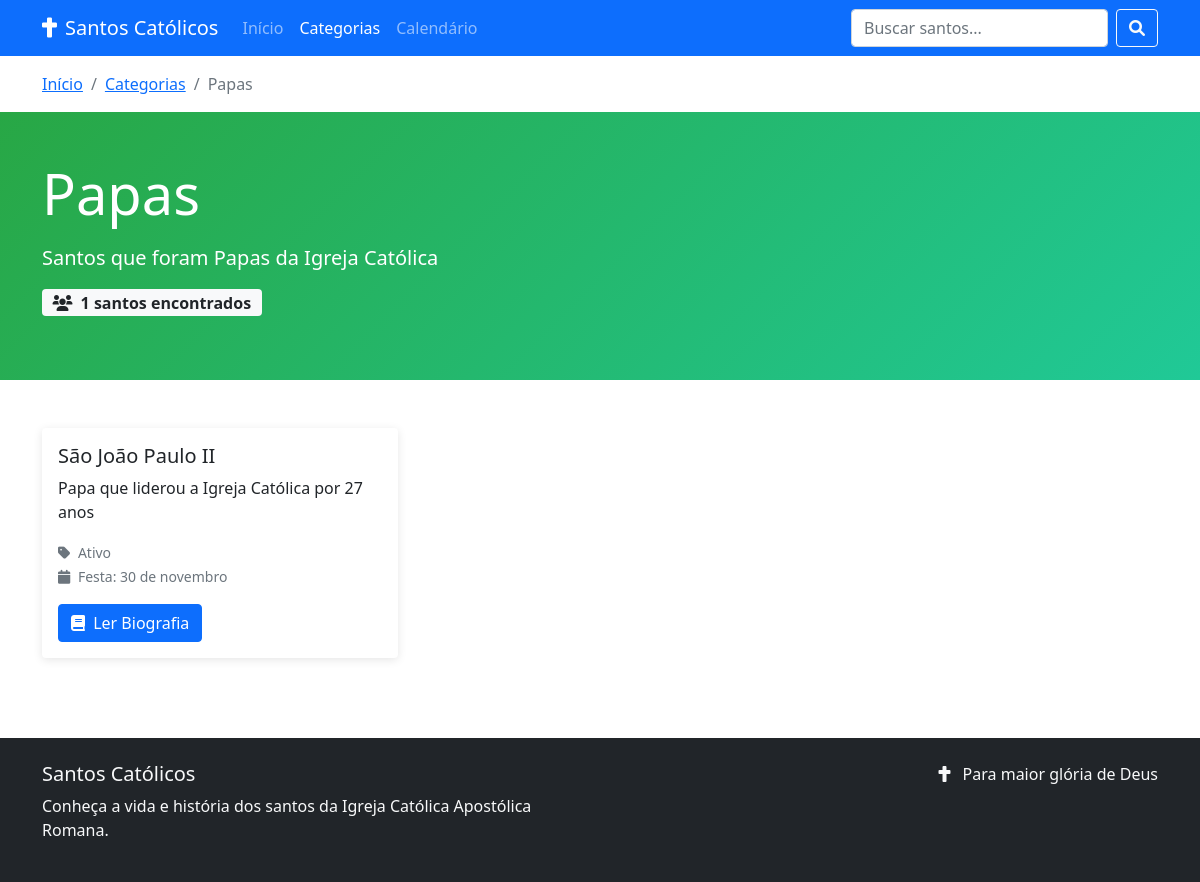
Screenshot of /categoria.php?slug=papas with the database file from the repository.
### tables this page shows
CREATE TABLE IF NOT EXISTS categorias (
    id INT AUTO_INCREMENT PRIMARY KEY,
    nome VARCHAR(255) NOT NULL,
    slug VARCHAR(255) NOT NULL UNIQUE,
    descricao TEXT,
    status ENUM('ativo', 'inativo') DEFAULT 'ativo',
    created_at TIMESTAMP DEFAULT CURRENT_TIMESTAMP,
    updated_at TIMESTAMP DEFAULT CURRENT_TIMESTAMP ON UPDATE CURRENT_TIMESTAMP
);

CREATE TABLE IF NOT EXISTS santos (
    id INT AUTO_INCREMENT PRIMARY KEY,
    nome VARCHAR(255) NOT NULL,
    nome_completo VARCHAR(255),
    slug VARCHAR(255) NOT NULL UNIQUE,
    resumo TEXT,
    biografia TEXT,
    data_nascimento DATE,
    local_nascimento VARCHAR(255),
    data_morte DATE,
    local_morte VARCHAR(255),
    data_canonizacao DATE,
    papa_canonizacao VARCHAR(255),
    data_festa DATE,
    padroeiro_de TEXT,
    simbolos TEXT,
    imagem VARCHAR(255),
    milagres TEXT,
    oracao TEXT,
    status ENUM('ativo', 'inativo') DEFAULT 'ativo',
    created_at TIMESTAMP DEFAULT CURRENT_TIMESTAMP,
    updated_at TIMESTAMP DEFAULT CURRENT_TIMESTAMP ON UPDATE CURRENT_TIMESTAMP
);

### classes/Categoria.php (called while the page is built, shortened)
<?php
class Categoria {
    private $conn;
    private $table_name = "categorias";
    public function __construct($db) {
        $this->conn = $db;
    }
    public function buscarPorSlug($slug) {
        try {
            $query = "SELECT * FROM " . $this->table_name . " WHERE slug = :slug AND status = 'ativo'";
            $stmt = $this->conn->prepare($query);
            $stmt->bindParam(':slug', $slug, PDO::PARAM_STR);
            $stmt->execute();
            return $stmt->fetch();
        } catch(PDOException $e) {
            error_log("Erro ao buscar categoria por slug: " . $e->getMessage());
            return false;
        }
    }
}
?>

### classes/Santo.php (called while the page is built, shortened)
<?php
class Santo {
    private $conn;
    private $table_name = "santos";
    public function contarSantosPorCategoria($categoria_slug) {
    try {
        $query = "SELECT COUNT(DISTINCT s.id) as total
                  FROM " . $this->table_name . " s
                  JOIN santo_categoria sc ON s.id = sc.santo_id
                  JOIN categorias c ON sc.categoria_id = c.id
                  WHERE c.slug = :categoria_slug AND s.status = 'ativo'";
        $stmt = $this->conn->prepare($query);
        $stmt->bindParam(':categoria_slug', $categoria_slug, PDO::PARAM_STR);
        $stmt->execute();
        $row = $stmt->fetch();
        return (int)$row['total'];
    } catch(PDOException $e) {
        error_log("Erro ao contar santos por categoria: " . $e->getMessage());
        return 0;
    }
}
    public function __construct($db) {
        $this->conn = $db;
    }
    public function buscarPorCategoria($categoria_slug, $limite = 20, $offset = 0) {
        try {
            $query = "SELECT s.*, c.nome as categoria_nome,
                             GROUP_CONCAT(DISTINCT c2.nome ORDER BY c2.nome SEPARATOR ', ') as todas_categorias
                      FROM " . $this->table_name . " s
                      JOIN santo_categoria sc ON s.id = sc.santo_id
                      JOIN categorias c ON sc.categoria_id = c.id
                      LEFT JOIN santo_categoria sc2 ON s.id = sc2.santo_id
                      LEFT JOIN categorias c2 ON sc2.categoria_id = c2.id
                      WHERE c.slug = :categoria_slug AND s.status = 'ativo'
                      GROUP BY s.id
                      ORDER BY s.nome ASC
                      LIMIT :limite OFFSET :offset";
            $stmt = $this->conn->prepare($query);
            $stmt->bindParam(':categoria_slug', $categoria_slug, PDO::PARAM_STR);
            $stmt->bindParam(':limite', $limite, PDO::PARAM_INT);
            $stmt->bindParam(':offset', $offset, PDO::PARAM_INT);
            $stmt->execute();
            return $stmt->fetchAll();
        } catch(PDOException $e) {
            error_log("Erro ao buscar santos por categoria: " . $e->getMessage());
            return [];
        }
    }
}
?>

### utils/functions.php (called while the page is built, shortened)
<?php
function formatarDataLiturgica($data) {
    $meses = [
        1 => 'janeiro', 2 => 'fevereiro', 3 => 'março', 4 => 'abril',
        5 => 'maio', 6 => 'junho', 7 => 'julho', 8 => 'agosto',
        9 => 'setembro', 10 => 'outubro', 11 => 'novembro', 12 => 'dezembro'
    ];
    $timestamp = strtotime($data);
    $dia = date('j', $timestamp);
    $mes_num = (int)date('n', $timestamp);
    $mes = isset($meses[$mes_num]) ? $meses[$mes_num] : '';
    return "$dia de $mes";
}
function resumirTexto($texto, $limite = 150) {
    $texto = strip_tags($texto);
    if (strlen($texto) <= $limite) return $texto;
    $texto = substr($texto, 0, $limite);
    return $texto . '...';
}
?>

### categoria.php (the view, shortened to what this page needs)
<?php
$database = new Database();
$db = $database->getConnection();
$santoObj = new Santo($db);
$categoriaObj = new Categoria($db);
$slug = $_GET['slug'];
$categoria = $categoriaObj->buscarPorSlug($slug);
$pagina = isset($_GET['pagina']) ? max(1, intval($_GET['pagina'])) : 1;
$por_pagina = 12;
$offset = ($pagina - 1) * $por_pagina;
$santos = $santoObj->buscarPorCategoria($slug, $por_pagina, $offset);
$total_santos = $santoObj->contarSantosPorCategoria($slug);
?>
<!DOCTYPE html>
<html lang="pt-BR">
<head>
    <link href="https://cdnjs.cloudflare.com/ajax/libs/bootstrap/5.1.3/css/bootstrap.min.css" rel="stylesheet">
    <link href="https://cdnjs.cloudflare.com/ajax/libs/font-awesome/6.0.0/css/all.min.css" rel="stylesheet">
</head>
<body>
    <nav class="navbar navbar-expand-lg navbar-dark bg-primary">
        <div class="container">
            <a class="navbar-brand" href="index.php">
                <i class="fas fa-cross me-2"></i>Santos Católicos
            </a>
            <div class="collapse navbar-collapse" id="navbarNav">
                <ul class="navbar-nav me-auto">
                    <li class="nav-item">
                        <a class="nav-link" href="index.php">Início</a>
                    </li>
                    <li class="nav-item">
                        <a class="nav-link active" href="categorias.php">Categorias</a>
                    </li>
                    <li class="nav-item">
                        <a class="nav-link" href="calendario.php">Calendário</a>
                    </li>
                </ul>
                <form class="d-flex" method="GET" action="index.php">
                    <input class="form-control me-2" type="search" name="busca" placeholder="Buscar santos...">
                    <button class="btn btn-outline-light" type="submit">
                        <i class="fas fa-search"></i>
                    </button>
                </form>
            </div>
        </div>
    </nav>
    <div class="container mt-3">
        <nav aria-label="breadcrumb">
            <ol class="breadcrumb">
                <li class="breadcrumb-item"><a href="index.php">Início</a></li>
                <li class="breadcrumb-item"><a href="categorias.php">Categorias</a></li>
                <li class="breadcrumb-item active" aria-current="page"><?= htmlspecialchars($categoria['nome']) ?></li>
            </ol>
        </nav>
    </div>
    <section class="category-header">
        <div class="container">
            <div class="row align-items-center">
                <div class="col-lg-8">
                    <h1 class="display-4 mb-3"><?= htmlspecialchars($categoria['nome']) ?></h1>
                    <?php if ($categoria['descricao']): ?>
                    <p class="lead"><?= htmlspecialchars($categoria['descricao']) ?></p>
                    <?php endif; ?>
                    <div class="mb-3">
                        <span class="badge bg-light text-dark fs-6">
                            <i class="fas fa-users me-1"></i>
                            <?= $total_santos ?> santos encontrados
                        </span>
                    </div>
                </div>
            </div>
        </div>
    </section>
    <div class="container my-5">
        <?php if (empty($santos)): ?>
        <div class="alert alert-info text-center">
            <h4>Nenhum santo encontrado</h4>
            <p>Ainda não temos santos cadastrados nesta categoria.</p>
            <a href="index.php" class="btn btn-primary">Ver Todos os Santos</a>
        </div>
        <?php else: ?>
        <div class="row">
            <?php foreach ($santos as $santo): ?>
            <div class="col-lg-4 col-md-6">
                <div class="card saint-card">
                    <div class="card-body">
                        <h5 class="card-title"><?= htmlspecialchars($santo['nome']) ?></h5>
                        <?php if ($santo['resumo']): ?>
                        <p class="card-text"><?= htmlspecialchars(resumirTexto($santo['resumo'], 100)) ?></p>
                        <?php endif; ?>
                        <div class="mb-3">
                            <small class="text-muted">
                                <i class="fas fa-tag me-1"></i>
                                <?= ucfirst($santo['status']) ?>
                            </small>
                            <?php if ($santo['data_festa']): ?>
                            <br>
                            <small class="text-muted">
                                <i class="fas fa-calendar me-1"></i>
                                Festa: <?= formatarDataLiturgica($santo['data_festa']) ?>
                            </small>
                            <?php endif; ?>
                        </div>
                        <a href="santo.php?slug=<?= urlencode($santo['slug']) ?>"
                           class="btn btn-primary">
                            <i class="fas fa-book me-1"></i>
                            Ler Biografia
                        </a>
                    </div>
                </div>
            </div>
            <?php endforeach; ?>
        </div>
        <?php endif; ?>
    </div>
    <footer class="bg-dark text-light py-4">
        <div class="container">
            <div class="row">
                <div class="col-md-6">
                    <h5>Santos Católicos</h5>
                    <p>Conheça a vida e história dos santos da Igreja Católica Apostólica Romana.</p>
                </div>
                <div class="col-md-6 text-md-end">
                    <p class="mb-0">
                        <i class="fas fa-cross me-2"></i>
                        Para maior glória de Deus
                    </p>
                </div>
            </div>
        </div>
    </footer>
</body>
</html>

### categoria.php (style rules this page uses)
.category-header { background: linear-gradient(135deg, #28a745 0%, #20c997 100%); color: white; padding: 3rem 0; }
.saint-card { border: none; box-shadow: 0 2px 10px rgba(0,0,0,0.1); transition: transform 0.3s ease, box-shadow 0.3s ease; margin-bottom: 2rem; }

### rows the page displays
categorias: nome "Papas", descricao "Santos que foram Papas da Igreja Católica"
santos: nome "São João Paulo II", resumo "Papa que liderou a Igreja Católica por 27 anos", status "Ativo", data_festa "30 de novembro"

### other values shown
$total_santos "1"
